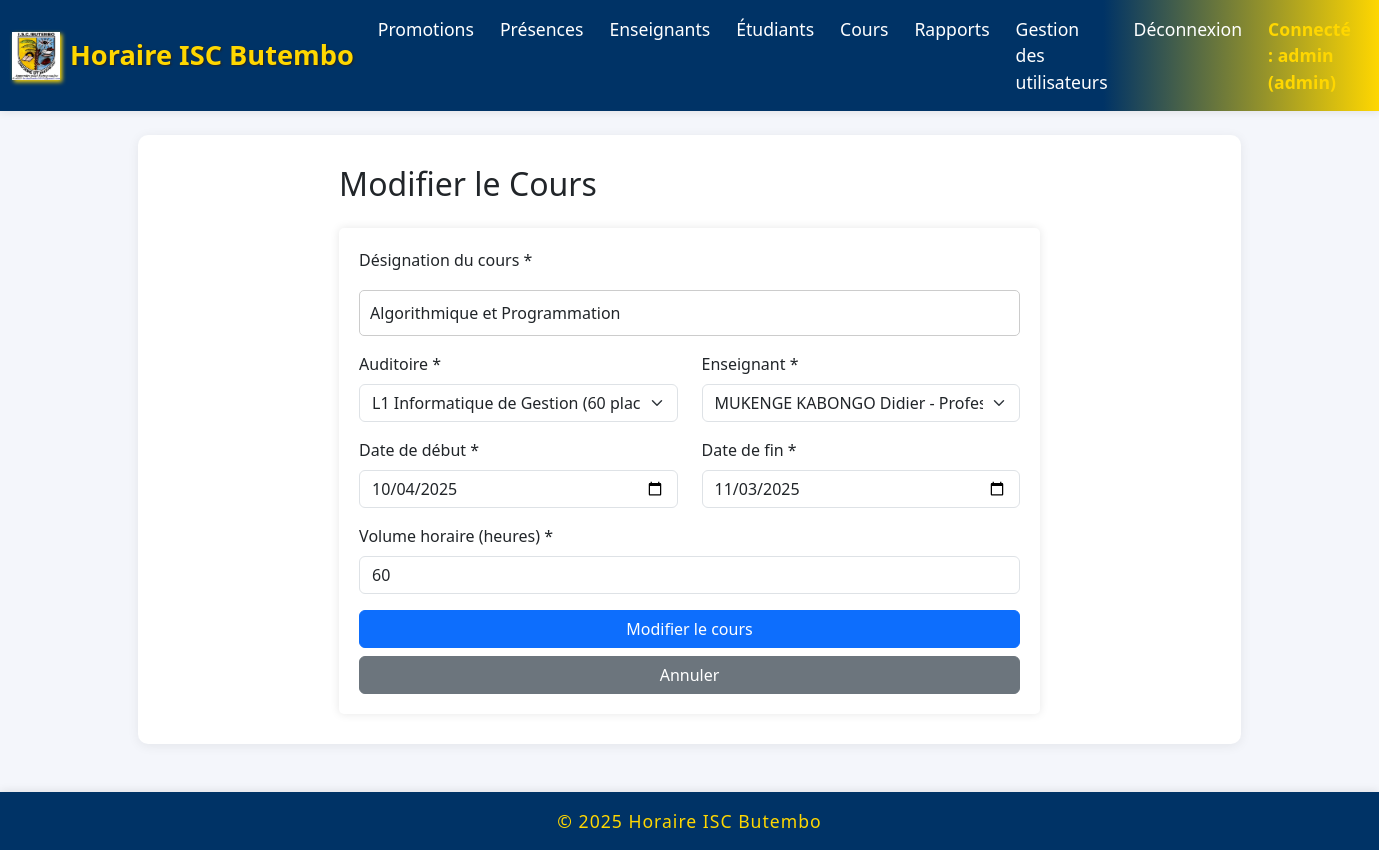
Before: /cours/modifier/1 (signed in) with the older database file.
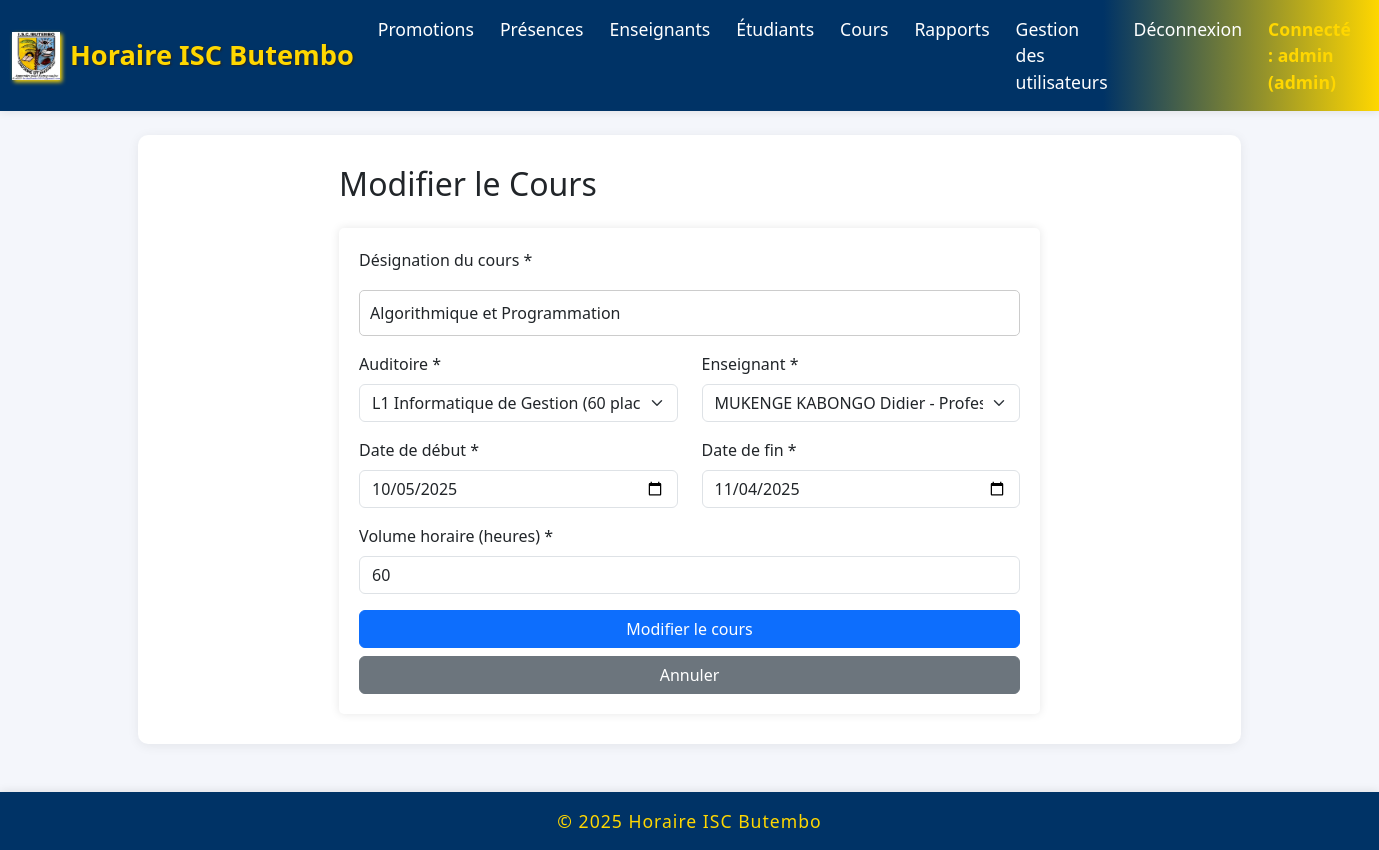
After: the same page with the newer database file.
### models/__init__.py (models this page shows)
class Cours(db.Model):
    __tablename__ = 'cours'
    id = db.Column(db.Integer, primary_key=True)
    designation = db.Column(db.String(200), nullable=False)  # Nom du cours
    auditoire_id = db.Column(db.Integer, db.ForeignKey('auditoire.id'), nullable=False)
    enseignant_id = db.Column(db.Integer, db.ForeignKey('enseignant.id'), nullable=False)
    date_debut = db.Column(db.Date, nullable=False)
    date_fin = db.Column(db.Date, nullable=False)
    volume_horaire = db.Column(db.Integer, nullable=False)
    auditoire = db.relationship('Auditoire', backref='cours_list')
    enseignant = db.relationship('Enseignant', backref='cours')

class Auditoire(db.Model):
    __tablename__ = 'auditoire'
    id = db.Column(db.Integer, primary_key=True)
    nom = db.Column(db.String(100), nullable=False)
    capacite = db.Column(db.Integer, nullable=True)

class Enseignant(db.Model):
    __tablename__ = 'enseignant'
    id = db.Column(db.Integer, primary_key=True)
    nom = db.Column(db.String(100), nullable=False)
    postnom = db.Column(db.String(100), nullable=False)
    prenom = db.Column(db.String(100), nullable=False)
    grade = db.Column(db.String(50), nullable=False)

### app.py (the view, shortened to what this page needs)
@app.route('/cours/modifier/<int:id>', methods=['GET', 'POST'])
def modifier_cours(id):
    if 'username' not in session:
        return redirect(url_for('home'))
    cours = Cours.query.get_or_404(id)
    auditoires = Auditoire.query.all()
    enseignants = Enseignant.query.all()
    return render_template('modifier_cours.html',
                         cours=cours,
                         auditoires=auditoires,
                         enseignants=enseignants)

### templates/modifier_cours.html (shortened to what this page needs)
{% extends "base.html" %}
{% block content %}
<div class="row justify-content-center">
    <div class="col-md-8">
        <h2 class="mb-4">Modifier le Cours</h2>
        <form method="POST">
            <div class="mb-3">
                <label for="designation" class="form-label">Désignation du cours *</label>
                <input type="text" class="form-control" id="designation" name="designation"
                       value="{{ cours.designation }}" placeholder="Ex: Algorithmique et Programmation" required>
            </div>
            <div class="row">
                <div class="col-md-6 mb-3">
                    <label for="auditoire_id" class="form-label">Auditoire *</label>
                    <select class="form-select" id="auditoire_id" name="auditoire_id" required>
                        {% for auditoire in auditoires %}
                        <option value="{{ auditoire.id }}" {% if cours.auditoire_id == auditoire.id %}selected{% endif %}>
                            {{ auditoire.nom }}{% if auditoire.capacite %} ({{ auditoire.capacite }} places){% endif %}
                        </option>
                        {% endfor %}
                    </select>
                </div>
                <div class="col-md-6 mb-3">
                    <label for="enseignant_id" class="form-label">Enseignant *</label>
                    <select class="form-select" id="enseignant_id" name="enseignant_id" required>
                        {% for enseignant in enseignants %}
                        <option value="{{ enseignant.id }}" {% if cours.enseignant_id == enseignant.id %}selected{% endif %}>
                            {{ enseignant.nom }} {{ enseignant.postnom }} {{ enseignant.prenom }} - {{ enseignant.grade }}
                        </option>
                        {% endfor %}
                    </select>
                </div>
            </div>
            <div class="row">
                <div class="col-md-6 mb-3">
                    <label for="date_debut" class="form-label">Date de début *</label>
                    <input type="date" class="form-control" id="date_debut" name="date_debut"
                           value="{{ cours.date_debut.strftime('%Y-%m-%d') }}" required>
                </div>
                <div class="col-md-6 mb-3">
                    <label for="date_fin" class="form-label">Date de fin *</label>
                    <input type="date" class="form-control" id="date_fin" name="date_fin"
                           value="{{ cours.date_fin.strftime('%Y-%m-%d') }}" required>
                </div>
            </div>
            <div class="mb-3">
                <label for="volume_horaire" class="form-label">Volume horaire (heures) *</label>
                <input type="number" class="form-control" id="volume_horaire" name="volume_horaire"
                       value="{{ cours.volume_horaire }}" min="1" max="100" required>
            </div>
            <div class="d-grid gap-2">
                <button type="submit" class="btn btn-primary">Modifier le cours</button>
                <a href="{{ url_for('cours') }}" class="btn btn-secondary">Annuler</a>
            </div>
        </form>
    </div>
</div>
{% endblock %}

### templates/base.html (shortened to what this page needs)
<!DOCTYPE html>
<html lang="fr">
<head>
    <link href="https://cdn.jsdelivr.net/npm/bootstrap@5.3.2/dist/css/bootstrap.min.css" rel="stylesheet">
    <link rel="stylesheet" href="{{ url_for('static', filename='style.css') }}">
    <link rel="stylesheet" href="https://cdn.jsdelivr.net/npm/bootstrap-icons@1.11.0/font/bootstrap-icons.css">
</head>
<body>
    <nav class="navbar navbar-expand-lg">
        <div class="container-fluid">
            <a class="navbar-brand d-flex align-items-center" href="#">
                <img src="{{ url_for('static', filename='logo.jpg') }}" alt="Logo ISC" class="logo-isc">
                Horaire ISC Butembo
            </a>
            <div class="collapse navbar-collapse" id="navbarNav">
                <ul class="navbar-nav ms-auto">
                    {% if session.get('username') %}
                        <li class="nav-item">
                            <a class="nav-link {% if request.endpoint == 'auditoires' %}active{% endif %}" href="{{ url_for('auditoires') }}">Promotions</a>
                        </li>
                        <li class="nav-item">
                            <a class="nav-link {% if request.endpoint == 'presence' or request.endpoint == 'rapport_presence' %}active{% endif %}" href="{{ url_for('presence') }}">Présences</a>
                        </li>
                        <li class="nav-item">
                            <a class="nav-link {% if request.endpoint == 'enseignants' %}active{% endif %}" href="{{ url_for('enseignants') }}">Enseignants</a>
                        </li>
                        <li class="nav-item">
                            <a class="nav-link {% if request.endpoint == 'etudiants' %}active{% endif %}" href="{{ url_for('etudiants') }}">Étudiants</a>
                        </li>
                        <li class="nav-item">
                            <a class="nav-link {% if request.endpoint == 'cours' %}active{% endif %}" href="{{ url_for('cours') }}">Cours</a>
                        </li>
                        <li class="nav-item">
                            <a class="nav-link {% if request.endpoint == 'rapport_presence' %}active{% endif %}" href="{{ url_for('rapport_presence') }}">Rapports</a>
                        </li>
                        {% if session.get('role') == 'admin' %}
                        <li class="nav-item">
                            <a class="nav-link " href="{{ url_for('utilisateurs') }}">Gestion des utilisateurs</a>
                        </li>
                        {% endif %}
                        <li class="nav-item">
                            <a class="nav-link" href="{{ url_for('logout') }}">Déconnexion</a>
                        </li>
                        <li class="nav-item">
                            <span class="nav-link disabled">Connecté : {{ session.username }} ({{ session.role }})</span>
                        </li>
                    {% else %}
                        <li class="nav-item">
                            <a class="nav-link" href="{{ url_for('home') }}">Connexion</a>
                        </li>
                    {% endif %}
                </ul>
            </div>
        </div>
    </nav>
    <div class="container mt-4">
        {% block content %}{% endblock %}
    </div>
    <footer class="text-center py-3 mt-5">
        <span>&copy; 2025 Horaire ISC Butembo</span>
    </footer>
</body>
</html>

### static/style.css (style rules this page uses)
body { font-family: Arial, sans-serif; margin: 0; padding: 0; background-color: #f4f4f4; }
.container { width: 80%; margin: auto; overflow: hidden; }
form { background: #ffffff; padding: 20px; border-radius: 5px; box-shadow: 0 0 10px rgba(0, 0, 0, 0.1); }
input[type="text"], input[type="password"], input[type="submit"] { width: 100%; padding: 10px; margin: 10px 0; border: 1px solid #ccc; border-radius: 5px; }

### templates/base.html (style rules this page uses)
body { background-color: #f4f6fb; font-family: 'Segoe UI', Arial, sans-serif; }
.logo-isc { width: 48px; height: 48px; margin-right: 10px; filter: drop-shadow(2px 2px 2px #FFD700); }
.navbar { background: linear-gradient(90deg, #003366 80%, #FFD700 100%); box-shadow: 0 2px 8px rgba(0,0,0,0.08); }
.navbar-brand { font-weight: bold; font-size: 1.7rem; color: #FFD700 !important; text-shadow: 1px 1px 2px #222; }
.navbar-nav .nav-link { color: #fff !important; font-size: 1.1rem; margin-right: 10px; transition: color 0.2s; }
.nav-link.disabled { color: #FFD700 !important; font-weight: bold; }
.container { background: #fff; border-radius: 10px; box-shadow: 0 2px 12px rgba(0,0,0,0.07); padding: 30px 20px; }
footer { background: #003366; color: #FFD700; font-size: 1.1rem; letter-spacing: 1px; box-shadow: 0 -2px 8px rgba(0,0,0,0.08); }

Changed rows visible on the page:
changed Cours "Algorithmique et Programmation": date_debut "10/04/2025" → "10/05/2025"; date_fin "11/03/2025" → "11/04/2025"
